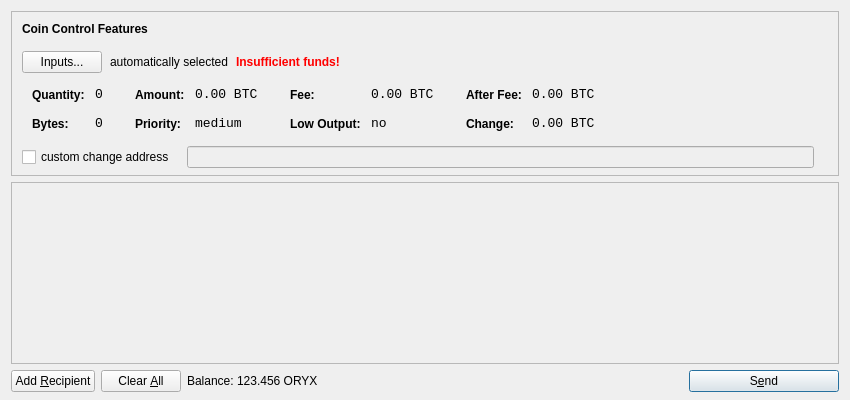
<?xml version="1.0" encoding="UTF-8"?>
<ui version="4.0">
 <class>SendCoinsDialog</class>
 <widget class="QDialog" name="SendCoinsDialog">
  <property name="geometry">
   <rect>
    <x>0</x>
    <y>0</y>
    <width>850</width>
    <height>400</height>
   </rect>
  </property>
  <property name="windowTitle">
   <string>Send Coins</string>
  </property>
  <layout class="QVBoxLayout" name="verticalLayout" stretch="0,1,0">
   <property name="bottomMargin">
    <number>8</number>
   </property>
   <item>
    <widget class="QFrame" name="frameCoinControl">
     <property name="sizePolicy">
      <sizepolicy hsizetype="Expanding" vsizetype="Expanding">
       <horstretch>0</horstretch>
       <verstretch>0</verstretch>
      </sizepolicy>
     </property>
     <property name="maximumSize">
      <size>
       <width>16777215</width>
       <height>16777215</height>
      </size>
     </property>
     <property name="frameShape">
      <enum>QFrame::StyledPanel</enum>
     </property>
     <property name="frameShadow">
      <enum>QFrame::Sunken</enum>
     </property>
     <layout class="QVBoxLayout" name="verticalLayoutCoinControl2">
      <property name="spacing">
       <number>-1</number>
      </property>
      <property name="leftMargin">
       <number>0</number>
      </property>
      <property name="topMargin">
       <number>0</number>
      </property>
      <property name="rightMargin">
       <number>0</number>
      </property>
      <property name="bottomMargin">
       <number>6</number>
      </property>
      <item>
       <layout class="QVBoxLayout" name="verticalLayoutCoinControl" stretch="0,0,0,0,1">
        <property name="spacing">
         <number>0</number>
        </property>
        <property name="leftMargin">
         <number>10</number>
        </property>
        <property name="topMargin">
         <number>10</number>
        </property>
        <item>
         <layout class="QHBoxLayout" name="horizontalLayoutCoinControl1">
          <property name="bottomMargin">
           <number>15</number>
          </property>
          <item>
           <widget class="QLabel" name="labelCoinControlFeatures">
            <property name="sizePolicy">
             <sizepolicy hsizetype="Preferred" vsizetype="Maximum">
              <horstretch>0</horstretch>
              <verstretch>0</verstretch>
             </sizepolicy>
            </property>
            <property name="font">
             <font>
              <weight>75</weight>
              <bold>true</bold>
             </font>
            </property>
            <property name="styleSheet">
             <string notr="true">font-weight:bold;</string>
            </property>
            <property name="text">
             <string>Coin Control Features</string>
            </property>
           </widget>
          </item>
         </layout>
        </item>
        <item>
         <layout class="QHBoxLayout" name="horizontalLayoutCoinControl2" stretch="0,0,0,0">
          <property name="spacing">
           <number>8</number>
          </property>
          <property name="bottomMargin">
           <number>10</number>
          </property>
          <item>
           <widget class="QPushButton" name="pushButtonCoinControl">
            <property name="styleSheet">
             <string notr="true"/>
            </property>
            <property name="text">
             <string>Inputs...</string>
            </property>
           </widget>
          </item>
          <item>
           <widget class="QLabel" name="labelCoinControlAutomaticallySelected">
            <property name="text">
             <string>automatically selected</string>
            </property>
            <property name="margin">
             <number>5</number>
            </property>
           </widget>
          </item>
          <item>
           <widget class="QLabel" name="labelCoinControlInsuffFunds">
            <property name="font">
             <font>
              <weight>75</weight>
              <bold>true</bold>
             </font>
            </property>
            <property name="styleSheet">
             <string notr="true">color:red;font-weight:bold;</string>
            </property>
            <property name="text">
             <string>Insufficient funds!</string>
            </property>
            <property name="margin">
             <number>5</number>
            </property>
           </widget>
          </item>
          <item>
           <spacer name="horizontalSpacerCoinControl">
            <property name="orientation">
             <enum>Qt::Horizontal</enum>
            </property>
            <property name="sizeHint" stdset="0">
             <size>
              <width>40</width>
              <height>1</height>
             </size>
            </property>
           </spacer>
          </item>
         </layout>
        </item>
        <item>
         <widget class="QWidget" name="widgetCoinControl" native="true">
          <property name="sizePolicy">
           <sizepolicy hsizetype="Preferred" vsizetype="Preferred">
            <horstretch>0</horstretch>
            <verstretch>0</verstretch>
           </sizepolicy>
          </property>
          <property name="minimumSize">
           <size>
            <width>0</width>
            <height>0</height>
           </size>
          </property>
          <property name="styleSheet">
           <string notr="true"/>
          </property>
          <layout class="QHBoxLayout" name="horizontalLayoutCoinControl5">
           <property name="margin">
            <number>0</number>
           </property>
           <item>
            <layout class="QHBoxLayout" name="horizontalLayoutCoinControl3" stretch="0,0,0,1">
             <property name="spacing">
              <number>20</number>
             </property>
             <property name="topMargin">
              <number>0</number>
             </property>
             <property name="bottomMargin">
              <number>10</number>
             </property>
             <item>
              <layout class="QFormLayout" name="formLayoutCoinControl1">
               <property name="horizontalSpacing">
                <number>10</number>
               </property>
               <property name="verticalSpacing">
                <number>14</number>
               </property>
               <property name="leftMargin">
                <number>10</number>
               </property>
               <property name="topMargin">
                <number>4</number>
               </property>
               <property name="rightMargin">
                <number>6</number>
               </property>
               <item row="0" column="0">
                <widget class="QLabel" name="labelCoinControlQuantityText">
                 <property name="styleSheet">
                  <string notr="true">font-weight:bold;</string>
                 </property>
                 <property name="text">
                  <string>Quantity:</string>
                 </property>
                 <property name="margin">
                  <number>0</number>
                 </property>
                </widget>
               </item>
               <item row="0" column="1">
                <widget class="QLabel" name="labelCoinControlQuantity">
                 <property name="font">
                  <font>
                   <family>Monospace</family>
                   <pointsize>10</pointsize>
                  </font>
                 </property>
                 <property name="cursor">
                  <cursorShape>IBeamCursor</cursorShape>
                 </property>
                 <property name="contextMenuPolicy">
                  <enum>Qt::ActionsContextMenu</enum>
                 </property>
                 <property name="text">
                  <string notr="true">0</string>
                 </property>
                 <property name="margin">
                  <number>0</number>
                 </property>
                 <property name="textInteractionFlags">
                  <set>Qt::LinksAccessibleByMouse|Qt::TextSelectableByKeyboard|Qt::TextSelectableByMouse</set>
                 </property>
                </widget>
               </item>
               <item row="1" column="0">
                <widget class="QLabel" name="labelCoinControlBytesText">
                 <property name="styleSheet">
                  <string notr="true">font-weight:bold;</string>
                 </property>
                 <property name="text">
                  <string>Bytes:</string>
                 </property>
                </widget>
               </item>
               <item row="1" column="1">
                <widget class="QLabel" name="labelCoinControlBytes">
                 <property name="font">
                  <font>
                   <family>Monospace</family>
                   <pointsize>10</pointsize>
                  </font>
                 </property>
                 <property name="cursor">
                  <cursorShape>IBeamCursor</cursorShape>
                 </property>
                 <property name="contextMenuPolicy">
                  <enum>Qt::ActionsContextMenu</enum>
                 </property>
                 <property name="text">
                  <string notr="true">0</string>
                 </property>
                 <property name="textInteractionFlags">
                  <set>Qt::LinksAccessibleByMouse|Qt::TextSelectableByKeyboard|Qt::TextSelectableByMouse</set>
                 </property>
                </widget>
               </item>
              </layout>
             </item>
             <item>
              <layout class="QFormLayout" name="formLayoutCoinControl2">
               <property name="horizontalSpacing">
                <number>10</number>
               </property>
               <property name="verticalSpacing">
                <number>14</number>
               </property>
               <property name="leftMargin">
                <number>6</number>
               </property>
               <property name="topMargin">
                <number>4</number>
               </property>
               <property name="rightMargin">
                <number>6</number>
               </property>
               <item row="0" column="0">
                <widget class="QLabel" name="labelCoinControlAmountText">
                 <property name="styleSheet">
                  <string notr="true">font-weight:bold;</string>
                 </property>
                 <property name="text">
                  <string>Amount:</string>
                 </property>
                 <property name="margin">
                  <number>0</number>
                 </property>
                </widget>
               </item>
               <item row="0" column="1">
                <widget class="QLabel" name="labelCoinControlAmount">
                 <property name="font">
                  <font>
                   <family>Monospace</family>
                   <pointsize>10</pointsize>
                  </font>
                 </property>
                 <property name="cursor">
                  <cursorShape>IBeamCursor</cursorShape>
                 </property>
                 <property name="contextMenuPolicy">
                  <enum>Qt::ActionsContextMenu</enum>
                 </property>
                 <property name="text">
                  <string notr="true">0.00 BTC</string>
                 </property>
                 <property name="textInteractionFlags">
                  <set>Qt::LinksAccessibleByMouse|Qt::TextSelectableByKeyboard|Qt::TextSelectableByMouse</set>
                 </property>
                </widget>
               </item>
               <item row="1" column="0">
                <widget class="QLabel" name="labelCoinControlPriorityText">
                 <property name="styleSheet">
                  <string notr="true">font-weight:bold;</string>
                 </property>
                 <property name="text">
                  <string>Priority:</string>
                 </property>
                </widget>
               </item>
               <item row="1" column="1">
                <widget class="QLabel" name="labelCoinControlPriority">
                 <property name="font">
                  <font>
                   <family>Monospace</family>
                   <pointsize>10</pointsize>
                  </font>
                 </property>
                 <property name="cursor">
                  <cursorShape>IBeamCursor</cursorShape>
                 </property>
                 <property name="contextMenuPolicy">
                  <enum>Qt::ActionsContextMenu</enum>
                 </property>
                 <property name="text">
                  <string>medium</string>
                 </property>
                 <property name="textInteractionFlags">
                  <set>Qt::LinksAccessibleByMouse|Qt::TextSelectableByKeyboard|Qt::TextSelectableByMouse</set>
                 </property>
                </widget>
               </item>
              </layout>
             </item>
             <item>
              <layout class="QFormLayout" name="formLayoutCoinControl3">
               <property name="horizontalSpacing">
                <number>10</number>
               </property>
               <property name="verticalSpacing">
                <number>14</number>
               </property>
               <property name="leftMargin">
                <number>6</number>
               </property>
               <property name="topMargin">
                <number>4</number>
               </property>
               <property name="rightMargin">
                <number>6</number>
               </property>
               <item row="0" column="0">
                <widget class="QLabel" name="labelCoinControlFeeText">
                 <property name="styleSheet">
                  <string notr="true">font-weight:bold;</string>
                 </property>
                 <property name="text">
                  <string>Fee:</string>
                 </property>
                 <property name="margin">
                  <number>0</number>
                 </property>
                </widget>
               </item>
               <item row="0" column="1">
                <widget class="QLabel" name="labelCoinControlFee">
                 <property name="font">
                  <font>
                   <family>Monospace</family>
                   <pointsize>10</pointsize>
                  </font>
                 </property>
                 <property name="cursor">
                  <cursorShape>IBeamCursor</cursorShape>
                 </property>
                 <property name="contextMenuPolicy">
                  <enum>Qt::ActionsContextMenu</enum>
                 </property>
                 <property name="text">
                  <string notr="true">0.00 BTC</string>
                 </property>
                 <property name="textInteractionFlags">
                  <set>Qt::LinksAccessibleByMouse|Qt::TextSelectableByKeyboard|Qt::TextSelectableByMouse</set>
                 </property>
                </widget>
               </item>
               <item row="1" column="0">
                <widget class="QLabel" name="labelCoinControlLowOutputText">
                 <property name="styleSheet">
                  <string notr="true">font-weight:bold;</string>
                 </property>
                 <property name="text">
                  <string>Low Output:</string>
                 </property>
                </widget>
               </item>
               <item row="1" column="1">
                <widget class="QLabel" name="labelCoinControlLowOutput">
                 <property name="font">
                  <font>
                   <family>Monospace</family>
                   <pointsize>10</pointsize>
                  </font>
                 </property>
                 <property name="cursor">
                  <cursorShape>IBeamCursor</cursorShape>
                 </property>
                 <property name="contextMenuPolicy">
                  <enum>Qt::ActionsContextMenu</enum>
                 </property>
                 <property name="text">
                  <string>no</string>
                 </property>
                 <property name="textInteractionFlags">
                  <set>Qt::LinksAccessibleByMouse|Qt::TextSelectableByKeyboard|Qt::TextSelectableByMouse</set>
                 </property>
                </widget>
               </item>
              </layout>
             </item>
             <item>
              <layout class="QFormLayout" name="formLayoutCoinControl4">
               <property name="horizontalSpacing">
                <number>10</number>
               </property>
               <property name="verticalSpacing">
                <number>14</number>
               </property>
               <property name="leftMargin">
                <number>6</number>
               </property>
               <property name="topMargin">
                <number>4</number>
               </property>
               <property name="rightMargin">
                <number>6</number>
               </property>
               <item row="0" column="0">
                <widget class="QLabel" name="labelCoinControlAfterFeeText">
                 <property name="styleSheet">
                  <string notr="true">font-weight:bold;</string>
                 </property>
                 <property name="text">
                  <string>After Fee:</string>
                 </property>
                 <property name="margin">
                  <number>0</number>
                 </property>
                </widget>
               </item>
               <item row="0" column="1">
                <widget class="QLabel" name="labelCoinControlAfterFee">
                 <property name="font">
                  <font>
                   <family>Monospace</family>
                   <pointsize>10</pointsize>
                  </font>
                 </property>
                 <property name="cursor">
                  <cursorShape>IBeamCursor</cursorShape>
                 </property>
                 <property name="contextMenuPolicy">
                  <enum>Qt::ActionsContextMenu</enum>
                 </property>
                 <property name="text">
                  <string notr="true">0.00 BTC</string>
                 </property>
                 <property name="textInteractionFlags">
                  <set>Qt::LinksAccessibleByMouse|Qt::TextSelectableByKeyboard|Qt::TextSelectableByMouse</set>
                 </property>
                </widget>
               </item>
               <item row="1" column="0">
                <widget class="QLabel" name="labelCoinControlChangeText">
                 <property name="styleSheet">
                  <string notr="true">font-weight:bold;</string>
                 </property>
                 <property name="text">
                  <string>Change:</string>
                 </property>
                </widget>
               </item>
               <item row="1" column="1">
                <widget class="QLabel" name="labelCoinControlChange">
                 <property name="font">
                  <font>
                   <family>Monospace</family>
                   <pointsize>10</pointsize>
                  </font>
                 </property>
                 <property name="cursor">
                  <cursorShape>IBeamCursor</cursorShape>
                 </property>
                 <property name="contextMenuPolicy">
                  <enum>Qt::ActionsContextMenu</enum>
                 </property>
                 <property name="text">
                  <string notr="true">0.00 BTC</string>
                 </property>
                 <property name="textInteractionFlags">
                  <set>Qt::LinksAccessibleByMouse|Qt::TextSelectableByKeyboard|Qt::TextSelectableByMouse</set>
                 </property>
                </widget>
               </item>
              </layout>
             </item>
            </layout>
           </item>
          </layout>
         </widget>
        </item>
        <item>
         <layout class="QHBoxLayout" name="horizontalLayoutCoinControl4" stretch="0,0,0">
          <property name="spacing">
           <number>12</number>
          </property>
          <property name="sizeConstraint">
           <enum>QLayout::SetDefaultConstraint</enum>
          </property>
          <property name="topMargin">
           <number>5</number>
          </property>
          <property name="rightMargin">
           <number>5</number>
          </property>
          <item>
           <widget class="QCheckBox" name="checkBoxCoinControlChange">
            <property name="text">
             <string>custom change address</string>
            </property>
           </widget>
          </item>
          <item>
           <widget class="QLineEdit" name="lineEditCoinControlChange">
            <property name="enabled">
             <bool>false</bool>
            </property>
            <property name="sizePolicy">
             <sizepolicy hsizetype="Expanding" vsizetype="Fixed">
              <horstretch>0</horstretch>
              <verstretch>0</verstretch>
             </sizepolicy>
            </property>
           </widget>
          </item>
          <item>
           <widget class="QLabel" name="labelCoinControlChangeLabel">
            <property name="sizePolicy">
             <sizepolicy hsizetype="Preferred" vsizetype="Expanding">
              <horstretch>0</horstretch>
              <verstretch>0</verstretch>
             </sizepolicy>
            </property>
            <property name="minimumSize">
             <size>
              <width>0</width>
              <height>0</height>
             </size>
            </property>
            <property name="text">
             <string/>
            </property>
            <property name="margin">
             <number>3</number>
            </property>
           </widget>
          </item>
         </layout>
        </item>
        <item>
         <spacer name="verticalSpacerCoinControl">
          <property name="orientation">
           <enum>Qt::Vertical</enum>
          </property>
          <property name="sizeHint" stdset="0">
           <size>
            <width>800</width>
            <height>1</height>
           </size>
          </property>
         </spacer>
        </item>
       </layout>
      </item>
     </layout>
    </widget>
   </item>
   <item>
    <widget class="QScrollArea" name="scrollArea">
     <property name="widgetResizable">
      <bool>true</bool>
     </property>
     <widget class="QWidget" name="scrollAreaWidgetContents">
      <property name="geometry">
       <rect>
        <x>0</x>
        <y>0</y>
        <width>830</width>
        <height>165</height>
       </rect>
      </property>
      <layout class="QVBoxLayout" name="verticalLayout_2">
       <property name="margin">
        <number>0</number>
       </property>
       <item>
        <layout class="QVBoxLayout" name="entries">
         <property name="spacing">
          <number>6</number>
         </property>
        </layout>
       </item>
       <item>
        <spacer name="verticalSpacer">
         <property name="orientation">
          <enum>Qt::Vertical</enum>
         </property>
         <property name="sizeHint" stdset="0">
          <size>
           <width>20</width>
           <height>40</height>
          </size>
         </property>
        </spacer>
       </item>
      </layout>
     </widget>
    </widget>
   </item>
   <item>
    <layout class="QHBoxLayout" name="horizontalLayout">
     <item>
      <widget class="QPushButton" name="addButton">
       <property name="toolTip">
        <string>Send to multiple recipients at once</string>
       </property>
       <property name="text">
        <string>Add &amp;Recipient</string>
       </property>
       <property name="icon">
        <iconset resource="../bitcoin.qrc">
         <normaloff>:/icons/add</normaloff>:/icons/add</iconset>
       </property>
       <property name="autoDefault">
        <bool>false</bool>
       </property>
      </widget>
     </item>
     <item>
      <widget class="QPushButton" name="clearButton">
       <property name="sizePolicy">
        <sizepolicy hsizetype="Minimum" vsizetype="Fixed">
         <horstretch>0</horstretch>
         <verstretch>0</verstretch>
        </sizepolicy>
       </property>
       <property name="toolTip">
        <string>Remove all transaction fields</string>
       </property>
       <property name="text">
        <string>Clear &amp;All</string>
       </property>
       <property name="icon">
        <iconset resource="../bitcoin.qrc">
         <normaloff>:/icons/remove</normaloff>:/icons/remove</iconset>
       </property>
       <property name="autoRepeatDelay">
        <number>300</number>
       </property>
       <property name="autoDefault">
        <bool>false</bool>
       </property>
      </widget>
     </item>
     <item>
      <layout class="QHBoxLayout" name="horizontalLayout_2">
       <property name="spacing">
        <number>3</number>
       </property>
       <item>
        <widget class="QLabel" name="label">
         <property name="text">
          <string>Balance:</string>
         </property>
        </widget>
       </item>
       <item>
        <widget class="QLabel" name="labelBalance">
         <property name="cursor">
          <cursorShape>IBeamCursor</cursorShape>
         </property>
         <property name="text">
          <string>123.456 ORYX</string>
         </property>
         <property name="textInteractionFlags">
          <set>Qt::LinksAccessibleByMouse|Qt::TextSelectableByKeyboard|Qt::TextSelectableByMouse</set>
         </property>
        </widget>
       </item>
      </layout>
     </item>
     <item>
      <spacer name="horizontalSpacer">
       <property name="orientation">
        <enum>Qt::Horizontal</enum>
       </property>
       <property name="sizeHint" stdset="0">
        <size>
         <width>40</width>
         <height>20</height>
        </size>
       </property>
      </spacer>
     </item>
     <item>
      <widget class="QPushButton" name="sendButton">
       <property name="minimumSize">
        <size>
         <width>150</width>
         <height>0</height>
        </size>
       </property>
       <property name="toolTip">
        <string>Confirm the send action</string>
       </property>
       <property name="text">
        <string>S&amp;end</string>
       </property>
       <property name="icon">
        <iconset resource="../bitcoin.qrc">
         <normaloff>:/icons/send</normaloff>:/icons/send</iconset>
       </property>
       <property name="default">
        <bool>true</bool>
       </property>
      </widget>
     </item>
    </layout>
   </item>
  </layout>
 </widget>
 <resources>
  <include location="../bitcoin.qrc"/>
 </resources>
 <connections/>
</ui>
